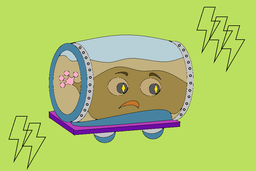
#> input picture ___Контрольные___/markdown-image.png, 256 x 171 px, shrunk from 900 x 600 before the run
$ python 641.py
#> lines starting #> are read from the running program, lines starting #| are printed output that depends on the picture
from PIL import Image


def hex_to_rgb(s):
    s = s.lstrip("#")
    return tuple([int(s[i:i + 2], 16) for i in range(0, 5, 2)])


def rgb_to_hex(rgb):
    r, g, b = rgb
    return f"#{hex(r)[2:].rjust(2, '0')}" \
           f"{hex(g)[2:].rjust(2, '0')}" \
           f"{hex(b)[2:].rjust(2, '0')}"


def cristal_planet(file_name, res_name, **colors):
#> called with file_name = 'markdown-image.png', res_name = '13.png'
    im = Image.open(file_name)
#> im is the input picture: PIL image 256x171 RGB; mean R, G, B 174.9, 199.4, 106
    pixels = im.load()  # список с пикселями
    x, y = im.size  # ширина (x) и высота (y) изображения
#> x = 256; y = 171

    for i in range(x):
        for j in range(y):
            rgb = pixels[i, j]
            hex = rgb_to_hex(rgb)
            if hex in colors.keys():
                pixels[i, j] = hex_to_rgb(colors[hex])
    im = im.transpose(Image.FLIP_TOP_BOTTOM)
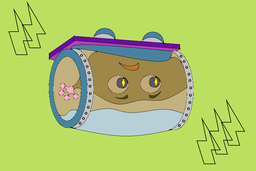
#> im: PIL image 256x171 RGB; mean R, G, B 174.9, 199.4, 106

    im.save(res_name)


colors = {
    "#bdf3fa": "#ffffff",
    "#688cd3": "#5f5f8b",
    "#5f5f8b": "#7bd3f1",
    "#c5f3ed": "#455c4a"
}
cristal_planet("markdown-image.png", "13.png", **colors)

$ run again, with ___Контрольные___/123.png copied over ___Контрольные___/markdown-image.png
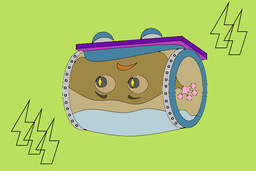
#> input picture ___Контрольные___/123.png, 256 x 171 px, shrunk from 900 x 600 before the run
#> in cristal_planet, im is the input picture: PIL image 256x171 RGB; mean R, G, B 174.9, 199.4, 106
#> in cristal_planet, `im = im.transpose(Image.FLIP_TOP_BOTTOM)`:
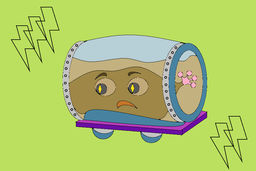
#> im: PIL image 256x171 RGB; mean R, G, B 174.9, 199.4, 106
